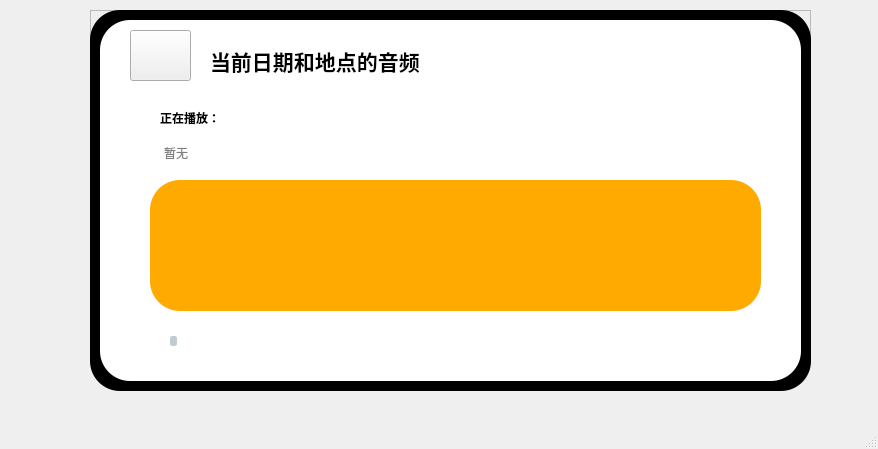
<?xml version="1.0" encoding="UTF-8"?>
<ui version="4.0">
 <class>MusicPlayer</class>
 <widget class="QMainWindow" name="MusicPlayer">
  <property name="geometry">
   <rect>
    <x>0</x>
    <y>0</y>
    <width>878</width>
    <height>449</height>
   </rect>
  </property>
  <property name="windowTitle">
   <string>MainWindow</string>
  </property>
  <property name="styleSheet">
   <string notr="true"/>
  </property>
  <widget class="QWidget" name="centralwidget">
   <widget class="QLabel" name="label">
    <property name="geometry">
     <rect>
      <x>100</x>
      <y>20</y>
      <width>701</width>
      <height>361</height>
     </rect>
    </property>
    <property name="styleSheet">
     <string notr="true">background-color: rgb(255, 255, 255);
border-radius:30px;
</string>
    </property>
    <property name="text">
     <string/>
    </property>
   </widget>
   <widget class="QPushButton" name="btn_close">
    <property name="geometry">
     <rect>
      <x>740</x>
      <y>40</y>
      <width>21</width>
      <height>21</height>
     </rect>
    </property>
    <property name="styleSheet">
     <string notr="true">QPushButton{
	border:none;
}
QPushButton:Pressed{
	padding-top:5px;
	padding-left:5px;
}</string>
    </property>
    <property name="text">
     <string/>
    </property>
    <property name="icon">
     <iconset resource="resourse.qrc">
      <normaloff>:/image/images/叉.png</normaloff>:/image/images/叉.png</iconset>
    </property>
   </widget>
   <widget class="QPushButton" name="pushButton_2">
    <property name="geometry">
     <rect>
      <x>690</x>
      <y>30</y>
      <width>31</width>
      <height>31</height>
     </rect>
    </property>
    <property name="styleSheet">
     <string notr="true">QPushButton{
	border:none;
}
QPushButton:Pressed{
	padding-top:5px;
	padding-left:5px;
}</string>
    </property>
    <property name="text">
     <string/>
    </property>
    <property name="icon">
     <iconset resource="resourse.qrc">
      <normaloff>:/image/images/缩小.png</normaloff>:/image/images/缩小.png</iconset>
    </property>
    <property name="iconSize">
     <size>
      <width>30</width>
      <height>30</height>
     </size>
    </property>
   </widget>
   <widget class="QPushButton" name="btn_play">
    <property name="geometry">
     <rect>
      <x>500</x>
      <y>220</y>
      <width>61</width>
      <height>51</height>
     </rect>
    </property>
    <property name="styleSheet">
     <string notr="true">QPushButton{
	border:none;
}
QPushButton:Pressed{
	padding-top:5px;
	padding-left:5px;
}</string>
    </property>
    <property name="text">
     <string/>
    </property>
    <property name="icon">
     <iconset resource="resourse.qrc">
      <normaloff>:/image/images/播放.png</normaloff>:/image/images/播放.png</iconset>
    </property>
    <property name="iconSize">
     <size>
      <width>55</width>
      <height>55</height>
     </size>
    </property>
   </widget>
   <widget class="QPushButton" name="btn_next">
    <property name="geometry">
     <rect>
      <x>610</x>
      <y>220</y>
      <width>61</width>
      <height>51</height>
     </rect>
    </property>
    <property name="styleSheet">
     <string notr="true">QPushButton{
	border:none;
}
QPushButton:Pressed{
	padding-top:5px;
	padding-left:5px;
}</string>
    </property>
    <property name="text">
     <string/>
    </property>
    <property name="icon">
     <iconset resource="resourse.qrc">
      <normaloff>:/image/images/下一首2.png</normaloff>:/image/images/下一首2.png</iconset>
    </property>
    <property name="iconSize">
     <size>
      <width>55</width>
      <height>55</height>
     </size>
    </property>
   </widget>
   <widget class="QPushButton" name="btn_pause">
    <property name="geometry">
     <rect>
      <x>370</x>
      <y>220</y>
      <width>61</width>
      <height>51</height>
     </rect>
    </property>
    <property name="styleSheet">
     <string notr="true">QPushButton{
	border:none;
}
QPushButton:Pressed{
	padding-top:5px;
	padding-left:5px;
}</string>
    </property>
    <property name="text">
     <string/>
    </property>
    <property name="icon">
     <iconset resource="resourse.qrc">
      <normaloff>:/image/images/暂停.png</normaloff>:/image/images/暂停.png</iconset>
    </property>
    <property name="iconSize">
     <size>
      <width>55</width>
      <height>55</height>
     </size>
    </property>
   </widget>
   <widget class="QPushButton" name="btn_file">
    <property name="geometry">
     <rect>
      <x>130</x>
      <y>30</y>
      <width>61</width>
      <height>51</height>
     </rect>
    </property>
    <property name="styleSheet">
     <string notr="true">border-image: url(:/image/images/24gf-playlistMusic2.png);</string>
    </property>
    <property name="text">
     <string/>
    </property>
   </widget>
   <widget class="QLabel" name="label_2">
    <property name="geometry">
     <rect>
      <x>150</x>
      <y>180</y>
      <width>611</width>
      <height>131</height>
     </rect>
    </property>
    <property name="styleSheet">
     <string notr="true">background-color: rgb(255, 170, 0);
border-radius:30px;</string>
    </property>
    <property name="text">
     <string/>
    </property>
   </widget>
   <widget class="QLabel" name="label_3">
    <property name="geometry">
     <rect>
      <x>90</x>
      <y>10</y>
      <width>721</width>
      <height>381</height>
     </rect>
    </property>
    <property name="styleSheet">
     <string notr="true">background-color: rgb(0, 0, 0);
border-radius:30px;
</string>
    </property>
    <property name="text">
     <string/>
    </property>
   </widget>
   <widget class="QTextBrowser" name="textBrowser">
    <property name="geometry">
     <rect>
      <x>160</x>
      <y>140</y>
      <width>441</width>
      <height>31</height>
     </rect>
    </property>
    <property name="styleSheet">
     <string notr="true">border:none;
</string>
    </property>
    <property name="placeholderText">
     <string>暂无</string>
    </property>
   </widget>
   <widget class="QPushButton" name="btn_pre">
    <property name="geometry">
     <rect>
      <x>240</x>
      <y>220</y>
      <width>61</width>
      <height>51</height>
     </rect>
    </property>
    <property name="styleSheet">
     <string notr="true">QPushButton{
	border:none;
}
QPushButton:Pressed{
	padding-top:5px;
	padding-left:5px;
}</string>
    </property>
    <property name="text">
     <string/>
    </property>
    <property name="icon">
     <iconset resource="resourse.qrc">
      <normaloff>:/image/images/上一首.png</normaloff>:/image/images/上一首.png</iconset>
    </property>
    <property name="iconSize">
     <size>
      <width>55</width>
      <height>55</height>
     </size>
    </property>
   </widget>
   <widget class="QSlider" name="horizontalSlider">
    <property name="geometry">
     <rect>
      <x>170</x>
      <y>330</y>
      <width>571</width>
      <height>22</height>
     </rect>
    </property>
    <property name="styleSheet">
     <string notr="true">/*horizontal ：水平QSlider*/
QSlider::groove:horizontal {
border: 0px solid #bbb;
}

/*1.滑动过的槽设计参数*/
QSlider::sub-page:horizontal {
 /*槽颜色*/
background: rgb(255, 170, 0);
 /*外环区域倒圆角度*/
border-radius: 2px;
 /*上遮住区域高度*/
margin-top:8px;
 /*下遮住区域高度*/
margin-bottom:8px;
/*width在这里无效，不写即可*/
}

/*2.未滑动过的槽设计参数*/
QSlider::add-page:horizontal {
/*槽颜色*/
background: rgb(255,255, 255);
/*外环大小0px就是不显示，默认也是0*/
border: 0px solid #777;
/*外环区域倒圆角度*/
border-radius: 2px;
 /*上遮住区域高度*/
margin-top:9px;
 /*下遮住区域高度*/
margin-bottom:9px;
}
 
/*3.平时滑动的滑块设计参数*/
QSlider::handle:horizontal {
/*滑块颜色*/
background: rgb(193,204,208);
/*滑块的宽度*/
width: 5px;
/*滑块外环为1px，再加颜色*/
border: 1px solid rgb(193,204,208);
 /*滑块外环倒圆角度*/
border-radius: 2px; 
 /*上遮住区域高度*/
margin-top:6px;
 /*下遮住区域高度*/
margin-bottom:6px;
}

/*4.手动拉动时显示的滑块设计参数*/
QSlider::handle:horizontal:hover {
/*滑块颜色*/
background: rgb(193,204,208);
/*滑块的宽度*/
width: 10px;
/*滑块外环为1px，再加颜色*/
border: 1px solid rgb(193,204,208);
 /*滑块外环倒圆角度*/
border-radius: 5px; 
 /*上遮住区域高度*/
margin-top:4px;
 /*下遮住区域高度*/
margin-bottom:4px;
}
</string>
    </property>
    <property name="orientation">
     <enum>Qt::Horizontal</enum>
    </property>
   </widget>
   <widget class="QFrame" name="frame">
    <property name="geometry">
     <rect>
      <x>90</x>
      <y>10</y>
      <width>721</width>
      <height>301</height>
     </rect>
    </property>
    <property name="frameShape">
     <enum>QFrame::StyledPanel</enum>
    </property>
    <property name="frameShadow">
     <enum>QFrame::Raised</enum>
    </property>
   </widget>
   <widget class="QLabel" name="label_4">
    <property name="geometry">
     <rect>
      <x>160</x>
      <y>110</y>
      <width>72</width>
      <height>15</height>
     </rect>
    </property>
    <property name="font">
     <font>
      <weight>75</weight>
      <bold>true</bold>
     </font>
    </property>
    <property name="text">
     <string>正在播放：</string>
    </property>
   </widget>
   <widget class="QLabel" name="label_5">
    <property name="geometry">
     <rect>
      <x>210</x>
      <y>40</y>
      <width>361</width>
      <height>41</height>
     </rect>
    </property>
    <property name="font">
     <font>
      <pointsize>16</pointsize>
      <weight>75</weight>
      <bold>true</bold>
     </font>
    </property>
    <property name="text">
     <string>当前日期和地点的音频</string>
    </property>
   </widget>
   <zorder>frame</zorder>
   <zorder>label_3</zorder>
   <zorder>label</zorder>
   <zorder>label_2</zorder>
   <zorder>btn_close</zorder>
   <zorder>pushButton_2</zorder>
   <zorder>btn_play</zorder>
   <zorder>btn_next</zorder>
   <zorder>btn_pause</zorder>
   <zorder>btn_file</zorder>
   <zorder>textBrowser</zorder>
   <zorder>btn_pre</zorder>
   <zorder>horizontalSlider</zorder>
   <zorder>label_4</zorder>
   <zorder>label_5</zorder>
  </widget>
  <widget class="QMenuBar" name="menubar">
   <property name="geometry">
    <rect>
     <x>0</x>
     <y>0</y>
     <width>878</width>
     <height>26</height>
    </rect>
   </property>
  </widget>
  <widget class="QStatusBar" name="statusbar"/>
 </widget>
 <resources>
  <include location="resourse.qrc"/>
 </resources>
 <connections>
  <connection>
   <sender>btn_close</sender>
   <signal>clicked()</signal>
   <receiver>MusicPlayer</receiver>
   <slot>close()</slot>
   <hints>
    <hint type="sourcelabel">
     <x>757</x>
     <y>75</y>
    </hint>
    <hint type="destinationlabel">
     <x>830</x>
     <y>70</y>
    </hint>
   </hints>
  </connection>
  <connection>
   <sender>pushButton_2</sender>
   <signal>clicked()</signal>
   <receiver>MusicPlayer</receiver>
   <slot>showMinimized()</slot>
   <hints>
    <hint type="sourcelabel">
     <x>705</x>
     <y>80</y>
    </hint>
    <hint type="destinationlabel">
     <x>840</x>
     <y>120</y>
    </hint>
   </hints>
  </connection>
 </connections>
</ui>
